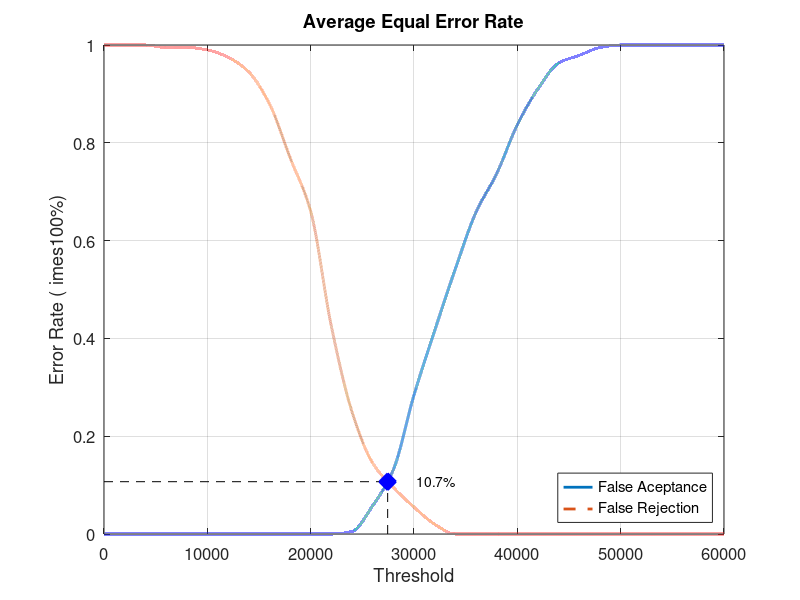
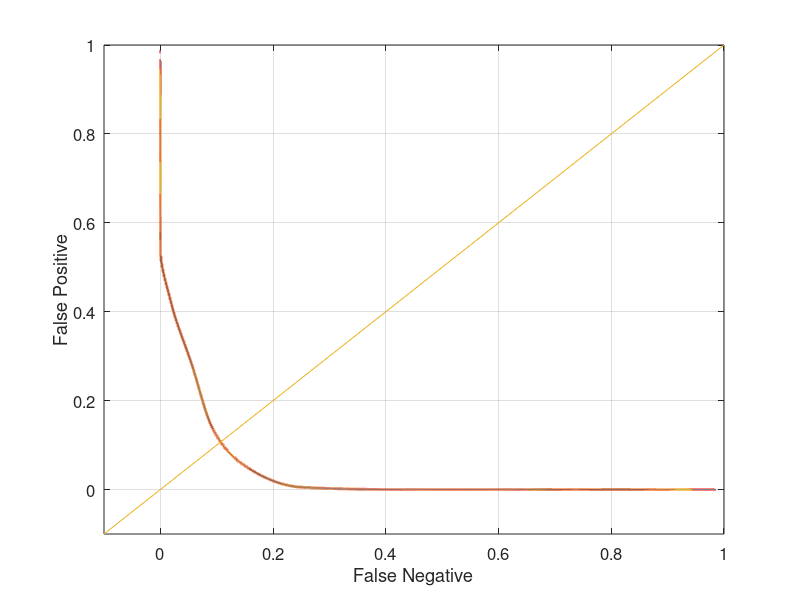

Write the MATLAB code that produced these figures, in order.
close all;
clear;
clc;
x = 0:2000:60000;
xq = 0:0.5:60000;

y0 = [0 0 0 0 0 0 0 0 0 0 0 0 0.00526316 0.0578947 0.131579 0.284211 0.415789 0.542105 0.657895 0.736842 0.836842 0.910526 0.963158 0.978947 0.994737 1 1 1 1 1 1]
yy0 = interp1(x, y0, xq, 'pchip');
y1 = [1 1 1 0.995 0.995 0.99 0.975 0.945 0.88 0.77 0.66 0.425 0.25 0.145 0.095 0.055 0.02 0 0 0 0 0 0 0 0 0 0 0 0 0 0]
yy1 = interp1(x, y1, xq, 'pchip');

% Calculating EER: 
y2 = abs(y0 - y1);
find(y2 == min(y2))
yy2 = abs(yy0 - yy1);
xEER = find(yy2 == min(yy2));
xEERIndex = xq(xEER) % X-axis EER
yEER = yy0(xEER) % Y-axis EER

main = figure
plot(xq, yy0,'-','LineWidth', 2);	hold on
plot(xq, yy1,'--','LineWidth', 2);	hold on
plot([xEERIndex xEERIndex], [0 yEER], 'k--');	hold on
plot([0 xEERIndex], [yEER yEER], 'k--');	hold on
plot(xEERIndex, yEER, 'bx', 'LineWidth', 10);	hold on
text(xEERIndex + 10 * xEERIndex / 100, yEER, [num2str(round((10000 * yEER)) / 100) '%'])
legend('False Aceptance', 'False Rejection', 'Location', 'SouthEast')
xlabel('Threshold')
ylabel('Error Rate (	imes100%)')
title('Average Equal Error Rate')
set(gca, 'FontSize', 12)
axis([0 60000 0 1])
grid on

print(main, 'Database4_4Main', '-dpng');
FNRxFPR = figure('Color', [1 1 1]);
plot(yy1, yy0, '-', yy1, yy0, 'LineWidth', 2);
hold on
y = -0.1:0.1:1
plot(y, y); 
set(gca, 'FontSize', 12)
xlabel('False Negative')
ylabel('False Positive')
axis([-0.1 1 -0.1 1])
set(gca, 'FontSize', 12)
grid on

print(FNRxFPR, 'Database4_4FNRxFPR','-dpng');
